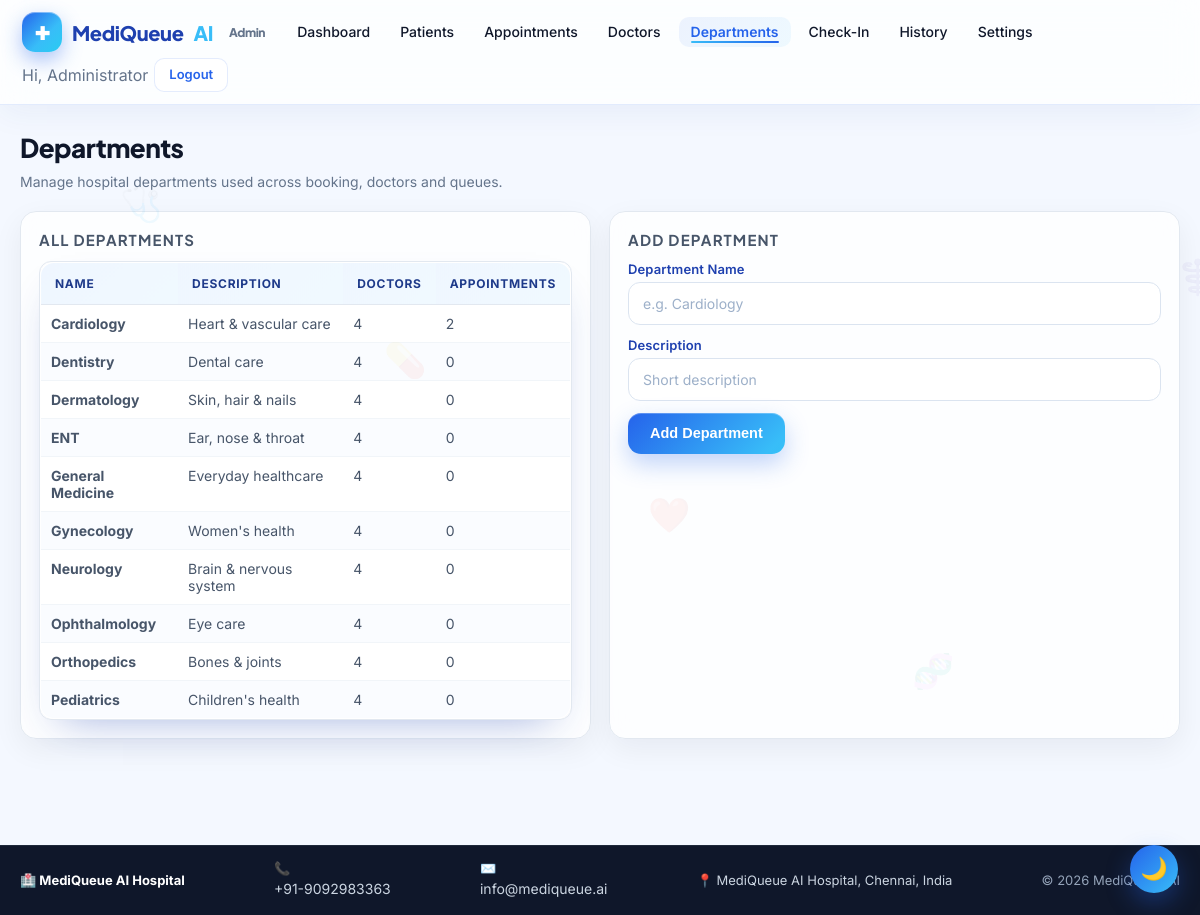
/admin/departments (signed in), run on the app's committed database.
### tables this page shows
CREATE TABLE departments(
            id INTEGER PRIMARY KEY, name TEXT UNIQUE, description TEXT, icon TEXT);

CREATE TABLE app_settings(
        key TEXT PRIMARY KEY,
        value TEXT
    );

### backend/core/routes.py (the view, shortened to what this page needs)
    @app.route("/admin/departments", methods=["GET", "POST"])
    @role_required("admin")
    def admin_departments():
        rows = query("""SELECT dp.*,
                          (SELECT COUNT(*) FROM doctors d WHERE d.department=dp.name) AS doctors,
                          (SELECT COUNT(*) FROM appointments a WHERE a.department=dp.name) AS appts
                        FROM departments dp ORDER BY dp.name""")
        return render_template("admin_departments.html", rows=rows)

### backend/core/models.py (called while the page is built)
def get_conn():
    conn = sqlite3.connect(Config.DATABASE)
    conn.row_factory = sqlite3.Row
    conn.execute("PRAGMA foreign_keys = ON")
    return conn

def query(sql, params=(), one=False):
    with get_conn() as c:
        cur = c.execute(sql, params)
        rows = cur.fetchall()
        return (rows[0] if rows else None) if one else rows

### backend/core/routes.py (called while the page is built)
def role_required(role):
    def deco(fn):
        @wraps(fn)
        def inner(*a, **kw):
            cur = session.get("role")
            if cur == role:
                return fn(*a, **kw)
            if cur in ("admin", "doctor", "patient"):
                return redirect(url_for(f"{cur}_dashboard"))
            flash("Please log in first.", "warning")
            return redirect(url_for("login"))
        return inner
    return deco

### frontend/templates/admin_departments.html (shortened to what this page needs)
{% extends "base.html" %}
{% block content %}
<div class="container mq-page">
  <div class="mq-head">
    <div>
      <h2 class="mq-title">Departments</h2>
      <p class="mq-sub">Manage hospital departments used across booking, doctors and queues.</p>
    </div>
  </div>
  <div class="mq-grid-2">
    <section class="mq-card">
      <h3 class="mq-card-title">All Departments</h3>
      <div class="mq-table-wrap">
        <table class="mq-table">
          <thead><tr><th>Name</th><th>Description</th><th>Doctors</th><th>Appointments</th></tr></thead>
          <tbody>
          {% for r in rows %}
            <tr>
              <td><b>{{ r.name }}</b></td>
              <td>{{ r.description or '—' }}</td>
              <td>{{ r.doctors }}</td>
              <td>{{ r.appts }}</td>
            </tr>
          {% else %}<tr><td colspan="4" class="mq-empty">No departments yet.</td></tr>{% endfor %}
          </tbody>
        </table>
      </div>
    </section>
    <section class="mq-card">
      <h3 class="mq-card-title">Add Department</h3>
      <form method="post">
        <label>Department Name</label>
        <input class="input" name="name" required placeholder="e.g. Cardiology"/>
        <label>Description</label>
        <input class="input" name="description" placeholder="Short description"/>
        <button class="btn" style="margin-top:12px">Add Department</button>
      </form>
    </section>
  </div>
</div>
{% endblock %}

### frontend/templates/base.html (shortened to what this page needs)
<!doctype html>
<html lang="en">
<head>
<link rel="stylesheet" href="{{ url_for('static', filename='css/style.css') }}"/>
<link rel="stylesheet" href="{{ url_for('static', filename='css/premium.css') }}"/>
<link rel="stylesheet" href="{{ url_for('static', filename='css/mq.css') }}"/>
<link rel="stylesheet" href="{{ url_for('static', filename='css/enterprise.css') }}"/>
</head>
<body class="{{ 'mq-dark' if SETTINGS and SETTINGS.get('theme')=='dark' else '' }}">
<div class="orb a"></div><div class="orb b"></div><div class="orb c"></div>
<nav class="nav">
  <div class="nav-inner">
    {% set role = session.get('role') %}
    {% if role == 'admin' %}
      <a class="brand" href="/admin"><span class="logo">✚</span> MediQueue<span style="color:var(--sky)">AI</span> <small style="color:var(--muted);font-size:12px;margin-left:6px">Admin</small></a>
      <a class="link" href="/admin">Dashboard</a>
      <a class="link" href="/admin/patients">Patients</a>
      <a class="link" href="/admin/appointments">Appointments</a>
      <a class="link" href="/admin/doctors">Doctors</a>
      <a class="link" href="/admin/departments">Departments</a>
      <a class="link" href="/admin/qr-checkin">Check-In</a>
      <a class="link" href="/admin/history">History</a>
      <a class="link" href="/admin/settings">Settings</a>
      <span class="link" style="color:var(--muted)">Hi, Administrator</span>
      <a class="btn ghost sm" href="/logout">Logout</a>
    {% endif %}
  </div>
</nav>
{% block content %}{% endblock %}
<footer class="compact-footer" style="margin-top:40px;padding:14px 20px;background:#0f172a;color:#cbd5e1;border-top:1px solid #1e293b">
  <div style="max-width:1200px;margin:0 auto;display:flex;flex-wrap:wrap;justify-content:space-between;align-items:center;gap:10px;font-size:13px">
    <div><b style="color:#fff">🏥 {{ CFG.HOSPITAL_NAME }}</b></div>
    <div>📞 <a href="tel:{{ CFG.EMERGENCY_NUMBER }}" style="color:#cbd5e1">{{ CFG.EMERGENCY_NUMBER }}</a></div>
    <div>✉️ <a href="mailto:{{ CFG.HOSPITAL_EMAIL or 'info@mediqueue.ai' }}" style="color:#cbd5e1">{{ CFG.HOSPITAL_EMAIL or 'info@mediqueue.ai' }}</a></div>
    <div>📍 {{ CFG.HOSPITAL_ADDRESS or 'MediQueue AI Hospital' }}</div>
    <div style="color:#94a3b8">© {{ now.year }} MediQueue AI</div>
  </div>
</footer>
</body></html>

### frontend/static/css/premium.css (style rules this page uses)
:root { --glass-bg: rgba(255,255,255,.65); --glass-brd: rgba(255,255,255,.55); --glass-shadow: 0 12px 32px rgba(37,99,235,.12); --ease: cubic-bezier(.4,.14,.3,1); }
main,.container { animation:fadeUp .5s var(--ease) }

### frontend/static/css/mq.css (style rules this page uses)
:root { --mq-blue:#2563eb; --mq-blue-600:#1d4ed8; --mq-blue-400:#60a5fa; --mq-sky:#38bdf8; --mq-cyan:#22d3ee; --mq-ink:#0f172a; --mq-slate:#475569; --mq-muted:#64748b; --mq-line:#e2e8f0; --mq-bg:#f4f8ff; --mq-card:#ffffff; --mq-ok:#10b981; --mq-warn:#f59e0b; --mq-danger:#ef4444; --mq-violet:#6366f1; --mq-radius:18px; --mq-shadow:0 18px 40px -22px rgba(30,64,175,.45); --mq-shadow-lg:0 28px 60px -28px rgba(30,64,175,.55); --mq-grad:linear-gradient(135deg,#2563eb 0%,#38bdf8 100%); --mq-grad-soft:linear-gradient(135deg,#eff6ff 0%,#f0f9ff 100%); }
.mq-title { font-family:"Plus Jakarta Sans","Inter",system-ui,sans-serif; font-size:clamp(22px,3vw,32px);font-weight:800;color:var(--mq-ink); margin:0 0 6px;letter-spacing:-.02em; }
.mq-sub { color:var(--mq-muted);margin:0 0 18px;font-size:14.5px }
.mq-card { background:var(--mq-card);border:1px solid var(--mq-line); border-radius:var(--mq-radius);padding:20px;box-shadow:var(--mq-shadow); transition:transform .28s cubic-bezier(.2,.8,.2,1),box-shadow .28s; }
.mq-table-wrap { background:#fff;border:1px solid var(--mq-line); border-radius:var(--mq-radius);overflow:hidden;box-shadow:var(--mq-shadow) }
.mq-table { width:100%;border-collapse:collapse;font-size:14px }
.mq-table thead th { background:var(--mq-grad-soft);color:#1e3a8a;text-align:left; font-size:12px;letter-spacing:.06em;text-transform:uppercase; padding:13px 14px;border-bottom:1px solid var(--mq-line);white-space:nowrap; }
.mq-table td { padding:12px 14px;border-bottom:1px solid #f1f5f9;color:var(--mq-slate) }
.mq-table tbody tr { transition:background .18s }
.mq-table tbody tr:last-child td { border-bottom:none }

### frontend/static/css/enterprise.css (style rules this page uses)
:root { --mq-ink:#0f172a;--mq-line:#e2e8f0;--mq-sky:#0ea5e9;--mq-ok:#16a34a;--mq-bad:#dc2626;--mq-warn:#d97706;--mq-card:rgba(255,255,255,.78) }
.mq-page { padding:26px 20px 48px }
.mq-head { display:flex;flex-wrap:wrap;gap:16px;justify-content:space-between;align-items:flex-end;margin-bottom:18px }
.mq-title { margin:0;font-size:26px;font-weight:800;letter-spacing:-.02em }
.mq-sub { margin:6px 0 0;color:#64748b;font-size:14px }
.mq-card { background:var(--mq-card);backdrop-filter:blur(14px);border:1px solid var(--mq-line);border-radius:16px;padding:18px;box-shadow:0 10px 30px rgba(15,23,42,.06);margin-bottom:18px;animation:mq-rise .35s ease both }
.mq-card-title { margin:0 0 12px;font-size:15px;font-weight:700;text-transform:uppercase;letter-spacing:.08em;color:#475569 }
.mq-grid-2 { display:grid;grid-template-columns:repeat(auto-fit,minmax(330px,1fr));gap:18px }
.mq-table-wrap { overflow:auto;border:1px solid var(--mq-line);border-radius:12px }
.mq-table { width:100%;border-collapse:collapse;font-size:13px;background:#fff }
.mq-table th { position:sticky;top:0;background:#f1f5f9;text-align:left;padding:10px;font-weight:700;color:#334155;white-space:nowrap }
.mq-table td { padding:10px;border-top:1px solid var(--mq-line);vertical-align:top }

### data on the page
departments: name "Cardiology", description "Heart & vascular care", doctors "4", appts "2"
departments: name "Dentistry", description "Dental care", doctors "4", appts "0"
departments: name "Dermatology", description "Skin, hair & nails", doctors "4", appts "0"
departments: name "ENT", description "Ear, nose & throat", doctors "4", appts "0"
departments: name "General Medicine", description "Everyday healthcare", doctors "4", appts "0"
departments: name "Gynecology", description "Women's health", doctors "4", appts "0"
departments: name "Neurology", description "Brain & nervous system", doctors "4", appts "0"
departments: name "Ophthalmology", description "Eye care", doctors "4", appts "0"
departments: name "Orthopedics", description "Bones & joints", doctors "4", appts "0"
departments: name "Pediatrics", description "Children's health", doctors "4", appts "0"
app_settings: HOSPITAL_NAME "MediQueue AI Hospital"

### other printed values
{{ CFG.EMERGENCY_NUMBER }} "+91-9092983363"
{{ CFG.HOSPITAL_EMAIL or 'info@mediqueue.ai' }} "info@mediqueue.ai"
{{ CFG.HOSPITAL_ADDRESS or 'MediQueue AI Hospital' }} "MediQueue AI Hospital, Chennai, India"
